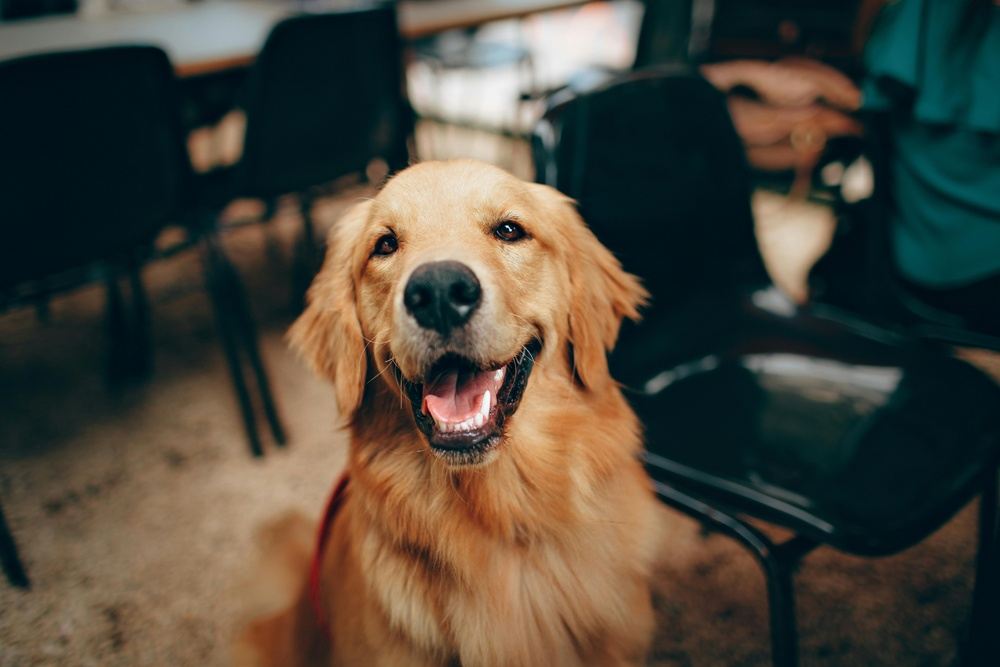
#> input picture dog-pic.jpg, 1000 x 667 px, shrunk from 5257 x 3505 before the run
$ jupyter execute K-means_multi-threading.ipynb
#> lines starting #> are read from the running program, lines starting #| are printed output that depends on the picture
# Parallel image segmentation using multi-threading and k-means algorithm

[cell 1]
import cv2
import numpy as np
from concurrent.futures import ThreadPoolExecutor
import matplotlib.pyplot as plt
import time

[cell 2]
image = cv2.imread('dog-pic.jpg')
#> image is the input picture: shape (667, 1000, 3); mean B, G, R 60.3, 71.6, 76.4
image_rgb = cv2.cvtColor(image, cv2.COLOR_BGR2RGB)

### Split the image into Parts :

[cell 3]
def split_image(image, num_parts):
#> called with num_parts = 4
    height, width, _ = image.shape
#> height = 667; width = 1000
    part_height = height // num_parts
#> part_height = 166
    image_parts = []

    for i in range(num_parts):
        start = i * part_height
        if i == num_parts - 1:  # Last part gets the remaining part of the image
            end = height
        else:
            end = (i + 1) * part_height
        image_parts.append(image[start:end, :])
#> after the loop, image_parts = 4 items

    return image_parts

### Merge the image parts

[cell 4]
def merge_image_parts(image_parts):
    return np.vstack(image_parts)

### Apply K-Means clustering to an image segment

[cell 5]
def kmeans_clustering(img, k):
    pixel_values = img.reshape((-1, 3)) # reshape image to a 2D array of pixels
    pixel_values = np.float32(pixel_values)

    criteria = (cv2.TERM_CRITERIA_EPS + cv2.TERM_CRITERIA_MAX_ITER, 100, 0.2)

    _, labels, (centroids) = cv2.kmeans(pixel_values, k, None, criteria, 10, cv2.KMEANS_RANDOM_CENTERS)

    centroids = np.uint8(centroids)  # convert to 8-bit color
    segmented_img = centroids[labels.flatten()]  # Map each pixel to the centroid

    segmented_img = segmented_img.reshape(img.shape) # reshape to the original image dimensions
    return segmented_img

[cell 6]
def parallel_kmeans(image, k=3, num_parts=4, output_file='segmented_image.jpg'):

    start = time.time()

    image_parts = split_image(image, num_parts)
#> image_parts = 4 items

    # process each image part in parallel using Threadpool
    with ThreadPoolExecutor() as executor:
        results = list(executor.map(lambda part: kmeans_clustering(part, k), image_parts))
#> results = 4 items

    segmented_image_parallel = merge_image_parts(results)
#> in merge_image_parts, `return np.vstack(image_parts)`:
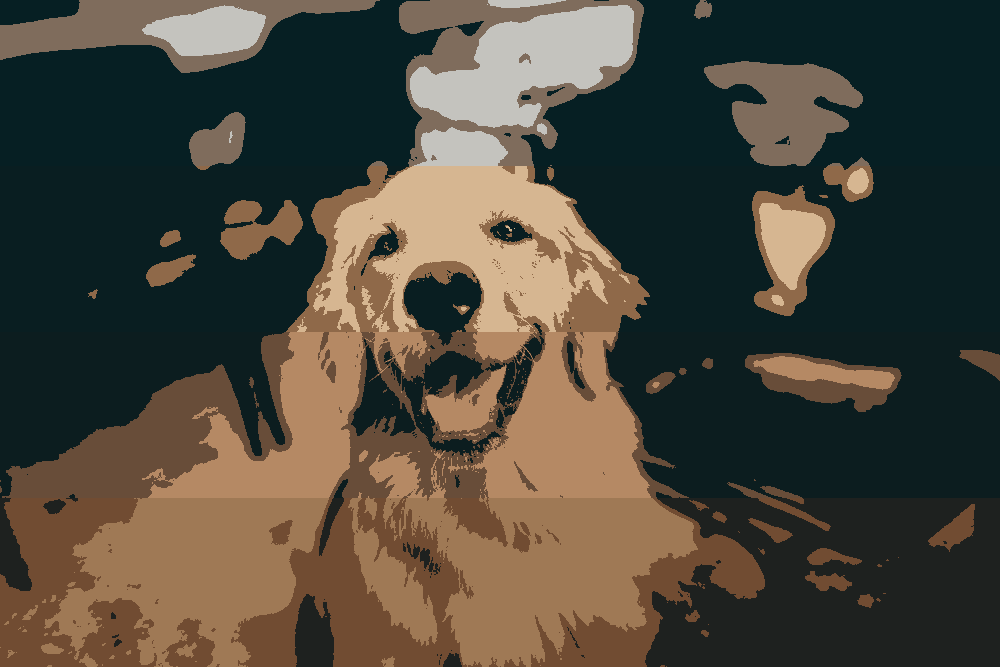
#> returned value: shape (667, 1000, 3); mean of channels 0, 1, 2 59.8, 71.3, 76; drawn as B, G, R

    print("Parallel K-means image segmentation : ", time.time() - start)

    # export the segmented image
    # cv2.imwrite(output_file, segmented_image_parallel)
    # print(f"Segmented image saved as {output_file}")

    return segmented_image_parallel

### Compare the difference in time

[cell 7]
parallel_kmeans_image = parallel_kmeans(image, k=3, num_parts=4)

[cell 8]
start_kmeans = time.time()
normal_kmeans_image = kmeans_clustering(image, 3)
#> in kmeans_clustering (call 5), `_, labels, (centroids) = cv2.kmeans(pixel_values, k, None, criteria, 1..`: centroids = [[33.7, 31.31, 13.81], [140.9, 168.6, 194.7], [69, 97.66, 133.5]]
#> in kmeans_clustering (call 5), `centroids = np.uint8(centroids)`: centroids = [[33, 31, 13], [140, 168, 194], [69, 97, 133]]
#> in kmeans_clustering (call 5), `segmented_img = segmented_img.reshape(img.shape)`:
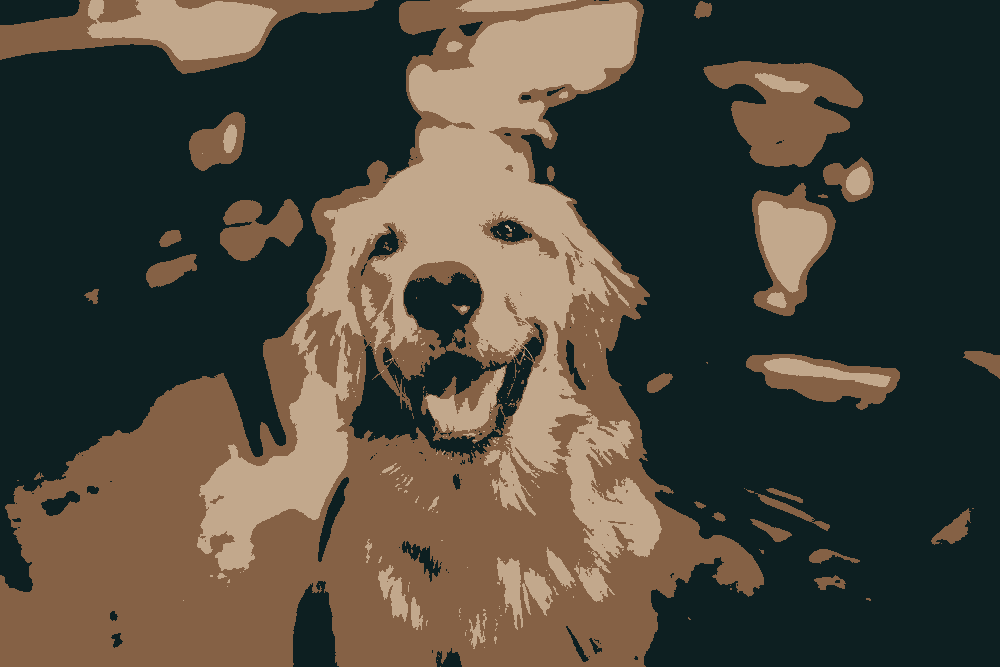
#> segmented_img: shape (667, 1000, 3); mean B, G, R 59.8, 71.2, 75.7
print("ٔNormal K-means image segmentation : ", time.time() - start_kmeans)

### Plot the original image and segmented images

[cell 9]
plt.figure(figsize=(10, 5))

plt.subplot(1, 3, 1)
plt.imshow(image_rgb)
plt.title('Original')
plt.axis('off')

parallel_kmeans_image_rgb = cv2.cvtColor(parallel_kmeans_image, cv2.COLOR_BGR2RGB)
plt.subplot(1, 3, 2)
plt.imshow(parallel_kmeans_image_rgb)
plt.title('Parallel K-Means')
plt.axis('off')

normal_kmeans_image_rgb = cv2.cvtColor(normal_kmeans_image, cv2.COLOR_BGR2RGB)
plt.subplot(1, 3, 3)
plt.imshow(normal_kmeans_image_rgb)
plt.title('Normal K-Means')
plt.axis('off')

plt.show()
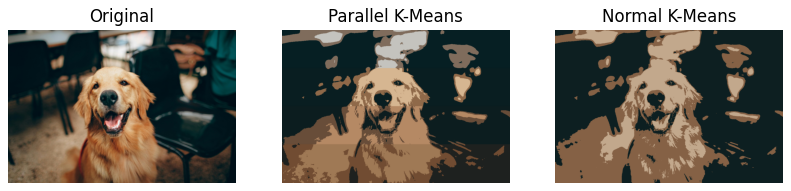
#> figure drawn by matplotlib, 3 panels
